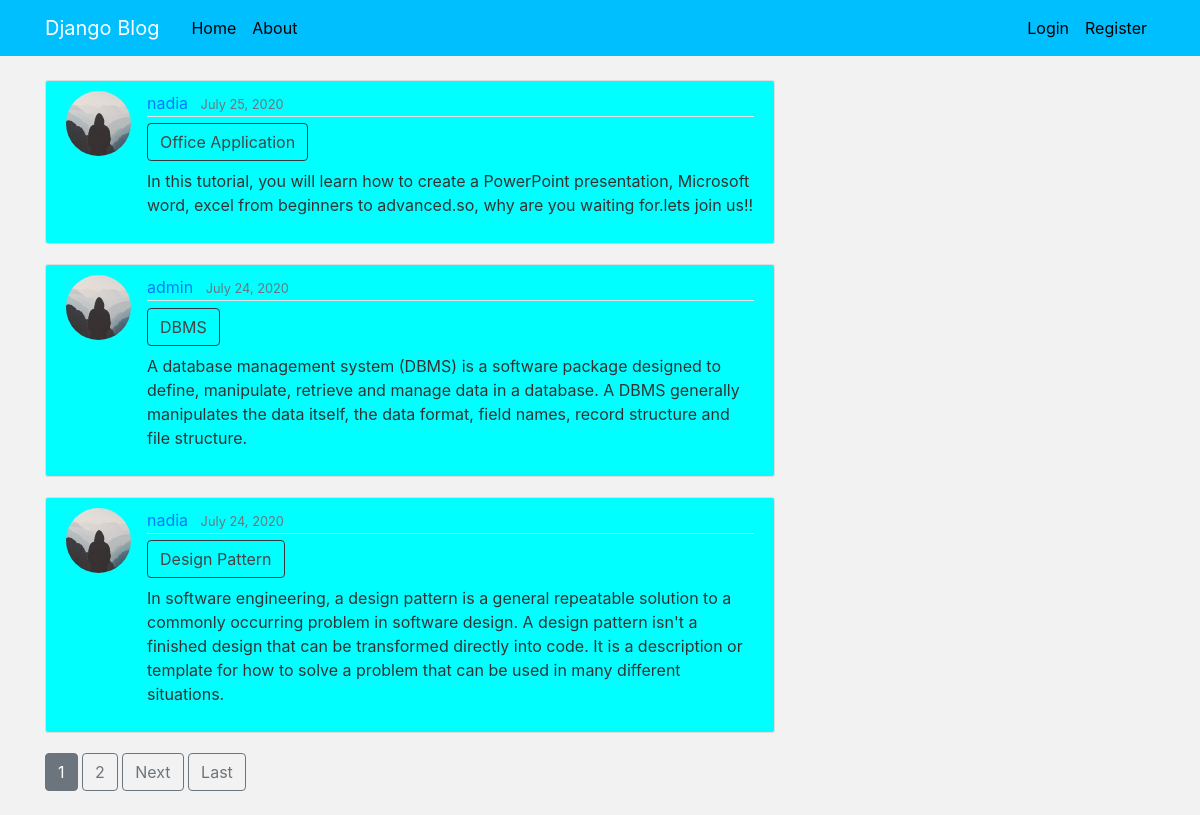
The page / on the database its author committed.
### blog/models.py (models this page shows, shortened)
class Post(models.Model):
    title = models.CharField(max_length=100)
    content = models.TextField()
    date_posted = models.DateTimeField(default=timezone.now)
    author = models.ForeignKey(User, on_delete=models.CASCADE)

### users/models.py (models this page shows, shortened)
class Profile(models.Model):
    user = models.OneToOneField(User, on_delete=models.CASCADE)
    image = models.ImageField(default='default.jpg', upload_to='profile_pics')

### blog/views.py (the view)
# urls.py: path('', PostListView.as_view(), name='blog_home'),
class PostListView(ListView):
    model = Post
    template_name = 'home.html'  # <app>/<model>_<viewtype>.html
    context_object_name = 'posts'
    ordering = ['-date_posted']
    paginate_by = 3

### templates/home.html (shortened to what this page needs)
{% extends "base.html" %}
{% block content %}
    {% for post in posts %}
        <article class="media content-section" style="background-color: aqua">
        <img class="rounded-circle article-img" src="{{ post.author.profile.image.url }}">
          <div class="media-body">
            <div class="article-metadata">
              <a class="mr-2 " href="#">{{ post.author }}</a>
              <small class="text-muted">{{ post.date_posted|date:"F d, Y" }}</small>
            </div>
            <h2><a class="article-title btn btn-outline-dark" href="{% url 'post-detail' post.id %}">{{ post.title }}</a></h2>
            <p class="article-content">{{ post.content }}</p>
          </div>
        </article>
    {% endfor %}
    {% if is_paginated %}
      {% for num in page_obj.paginator.page_range %}
        {% if page_obj.number == num %}
          <a class="btn btn-secondary mb-4" href="?page={{ num }}">{{ num }}</a>
        {% elif num > page_obj.number|add:'-3' and num < page_obj.number|add:'3' %}
          <a class="btn btn-outline-secondary mb-4" href="?page={{ num }}">{{ num }}</a>
        {% endif %}
      {% endfor %}
      {% if page_obj.has_next %}
        <a class="btn btn-outline-secondary mb-4" href="?page={{ page_obj.next_page_number }}">Next</a>
        <a class="btn btn-outline-secondary mb-4" href="?page={{ page_obj.paginator.num_pages }}">Last</a>
      {% endif %}
    {% endif %}
{% endblock content %}

### templates/base.html (shortened to what this page needs)
{% load static %}
<!DOCTYPE html>
<html>
<head>
    <link rel="stylesheet" href="https://maxcdn.bootstrapcdn.com/bootstrap/4.0.0/css/bootstrap.min.css">
    <link rel="stylesheet" type="text/css" href="{% static 'main.css' %}">
</head>
<body>
    <header class="site-header">
      <nav class="navbar navbar-expand-md navbar-dark bg-steel fixed-top">
        <div class="container">
          <a class="navbar-brand mr-4" href="{% url 'blog_home' %}">Django Blog</a>
          <div class="collapse navbar-collapse" id="navbarToggle">
            <div class="navbar-nav mr-auto">
              <a class="nav-item nav-link" href="{% url 'blog_home' %}">Home</a>
              <a class="nav-item nav-link" href="{% url 'blog_about' %}">About</a>
            </div>
            <div class="navbar-nav">
             {% if user.is_authenticated %}
                 <a class="nav-item nav-link" href="{% url 'post-create' %}">New Post</a>
                <a class="nav-item nav-link" href="{% url 'profile' %}">Profile</a>
                <a class="nav-item nav-link" href="{% url 'logout' %}">Logout</a>
                 <a class="nav-item nav-link">{{ user.username }}</a>
              {% else %}
                <a class="nav-item nav-link" href="{% url 'login' %}">Login</a>
                <a class="nav-item nav-link" href="{% url 'register' %}">Register</a>
              {% endif %}
            </div>
          </div>
        </div>
      </nav>
    </header>
    <main role="main" class="container">
      <div class="row">
        <div class="col-md-8">
          {% block content %}{% endblock %}
        </div>
      </div>
    </main>
</body>
</html>

### static/main.css (style rules this page uses)
body { background: #f2f2f2; color: #333333; margin-top: 5rem; }
h1, h2, h3, h4, h5, h6 { color: #444444; }
.bg-steel { background-color: deepskyblue; }
.site-header .navbar-nav .nav-link { color: black; }
.content-section { background: #ffffff; padding: 10px 20px; border: 1px solid #dddddd; border-radius: 3px; margin-bottom: 20px; }
.article-title { color: #444444; }
.article-content { white-space: pre-line; }
.article-img { height: 65px; width: 65px; margin-right: 16px; }
.article-metadata { padding-bottom: 1px; margin-bottom: 4px; border-bottom: 1px solid #e3e3e3 }

### rows shown on the page
Post: author.profile.image (placeholder picture), author "nadia", date_posted "July 25, 2020", title "Office Application", content "In this tutorial, you will learn how to create a PowerPoint presentation, Microsoft word, excel from beginners to advanced.so, why are you waiting for.lets join us!!"
Post: author.profile.image (placeholder picture), author "admin", date_posted "July 24, 2020", title "DBMS", content "A database management system (DBMS) is a software package designed to define, manipulate, retrieve and manage data in a database. A DBMS generally manipulates the data itself, the data format, field names, record structure and file structure."
Post: author.profile.image (placeholder picture), author "nadia", date_posted "July 24, 2020", title "Design Pattern", content "In software engineering, a design pattern is a general repeatable solution to a commonly occurring problem in software design. A design pattern isn't a finished design that can be transformed directly into code. It is a description or template for how to solve a problem that can be used in many different situations."

### other values the page prints
{{ num }} "1"
{{ num }} "2"
